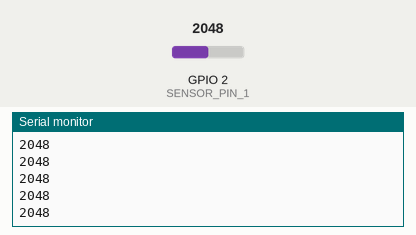
This sketch was run on a simulated ESP32. Shown: the last lines printed to the serial monitor. The test bench sets the inputs (shaded band); at power-on: GPIO 2 (SENSOR_PIN_1) = 2048. WiFi joins after 1.5 s; servers stay silent unless stated.

Above: at 2.3 s.
2.4 s: GPIO 2 (SENSOR_PIN_1) set to 2866
At 3.0 s:
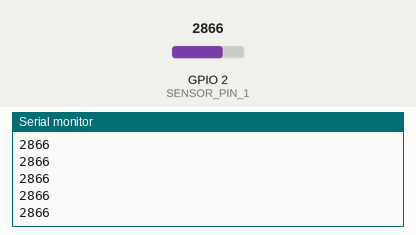
3.9 s: GPIO 2 (SENSOR_PIN_1) set to 3603
At 5.0 s:
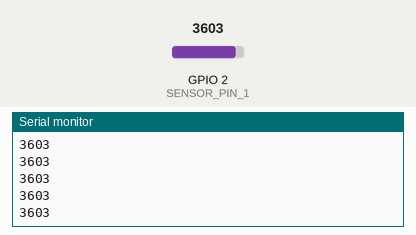
Timing chart, 0 to 6.9 s (numbered marks = the images above; inputs shaded):
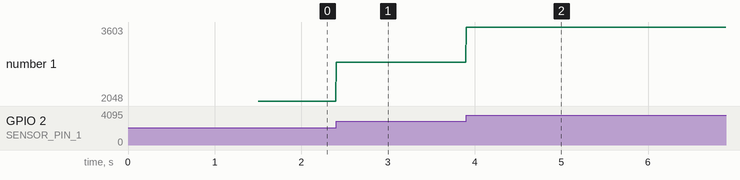

Measured:
- after the input at 2.4 s, the serial monitor: prints a new line at once (image 1)
- after the input at 3.9 s, the serial monitor: prints a new line at once (image 2)
- plotted number 1: 2048 → 2866 after the input at 2.4 s, 2866 → 3603 after the input at 3.9 s

The sketch:

controller-eda.ino
```cpp
#include <WiFi.h>
#include <WiFiUdp.h>

// WiFi network name and password:
//TODO: update network credentials if needed
const char * networkName = "WifiName";
const char * networkPswd = "WifiPassword.";

//sensor pin
#define SENSOR_PIN_1 2

#define PERIODE    4L //equals to 250Hz sampling rate -> adjust if higher sampling rate is required


//IP address to send UDP data to:
// either use the ip address of the server or
// a network broadcast address
//TODO: update if needed
//broadcast
const char * udpAddress = "10.163.181.255";
const int udpPort = 5005;

//Are we currently connected?
boolean connected = false;

//sensor value
int value1;
int value2;
unsigned long time1;

//The udp library class
WiFiUDP udp;

void setup() {
  // Initilize hardware serial:
  Serial.begin(115200);
  pinMode(SENSOR_PIN_1, INPUT);

  //Connect to the WiFi network
  connectToWiFi(networkName, networkPswd);
}

void loop() {
  ulong roundtime = millis();

  //only send data when connected
  if (connected) {
    sendPacket();
  }
  //Wait for a total time of approx. 4 milliseconds to ensure 250Hz
  while((millis() - roundtime) < PERIODE);
}

void sendPacket(void){
    //read out all channels to allow for time-consistent values
    value1 = analogRead(SENSOR_PIN_1);
    time1 = millis();
    Serial.println(value1);

    //remove if sampling rate is of importance
    delayMicroseconds(500);

    udp.beginPacket(udpAddress, udpPort);
    udp.printf("%lu;%u", time1, value1);
    udp.endPacket();
    delayMicroseconds(500);
}

void connectToWiFi(const char * ssid, const char * pwd) {
  Serial.println("Connecting to WiFi network: " + String(ssid));

  // delete old config
  WiFi.disconnect(true);
  //register event handler
  WiFi.onEvent(WiFiEvent);

  //Initiate connection
  WiFi.begin(ssid, pwd);

  Serial.println("Waiting for WIFI connection...");
}

//wifi event handler
void WiFiEvent(WiFiEvent_t event) {
  switch (event) {
    case SYSTEM_EVENT_STA_GOT_IP:
      //When connected set
      Serial.print("WiFi connected! IP address: ");
      Serial.println(WiFi.localIP());
      //initializes the UDP state
      //This initializes the transfer buffer
      udp.begin(WiFi.localIP(), udpPort);
      connected = true;
      break;
    case SYSTEM_EVENT_STA_DISCONNECTED:
      Serial.println("WiFi lost connection");
      connected = false;
      break;
  }
}
```
